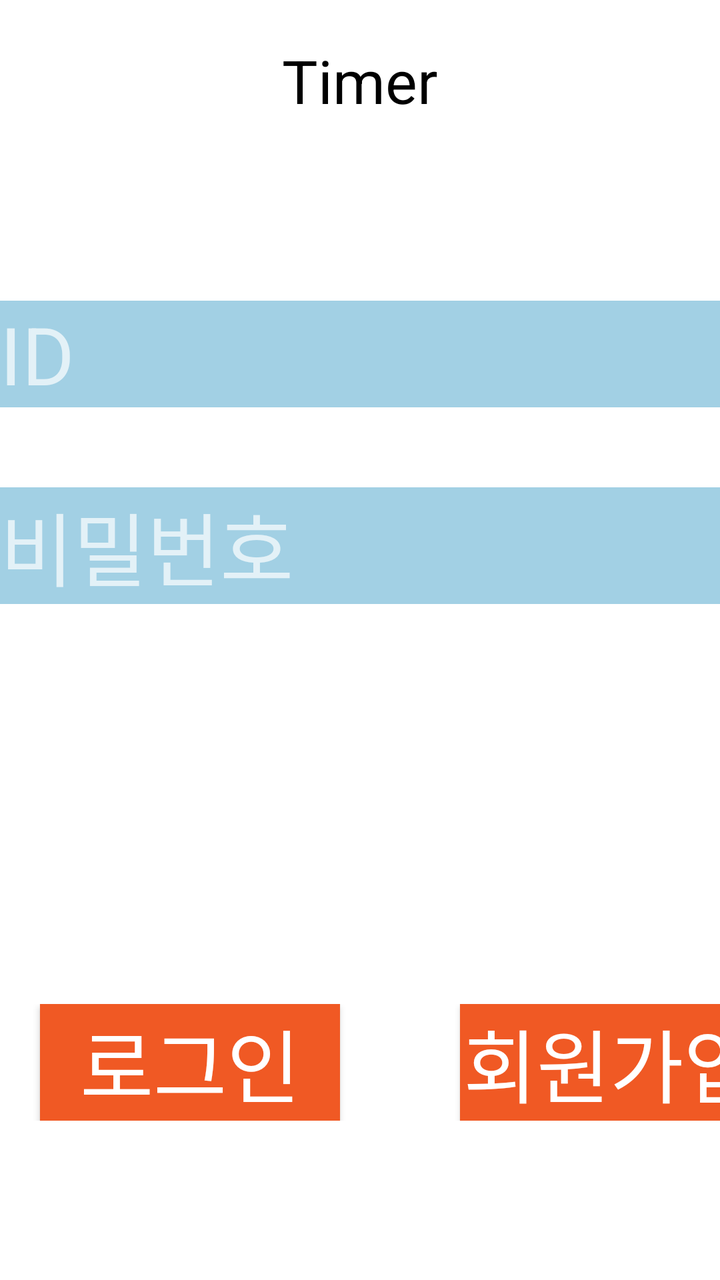
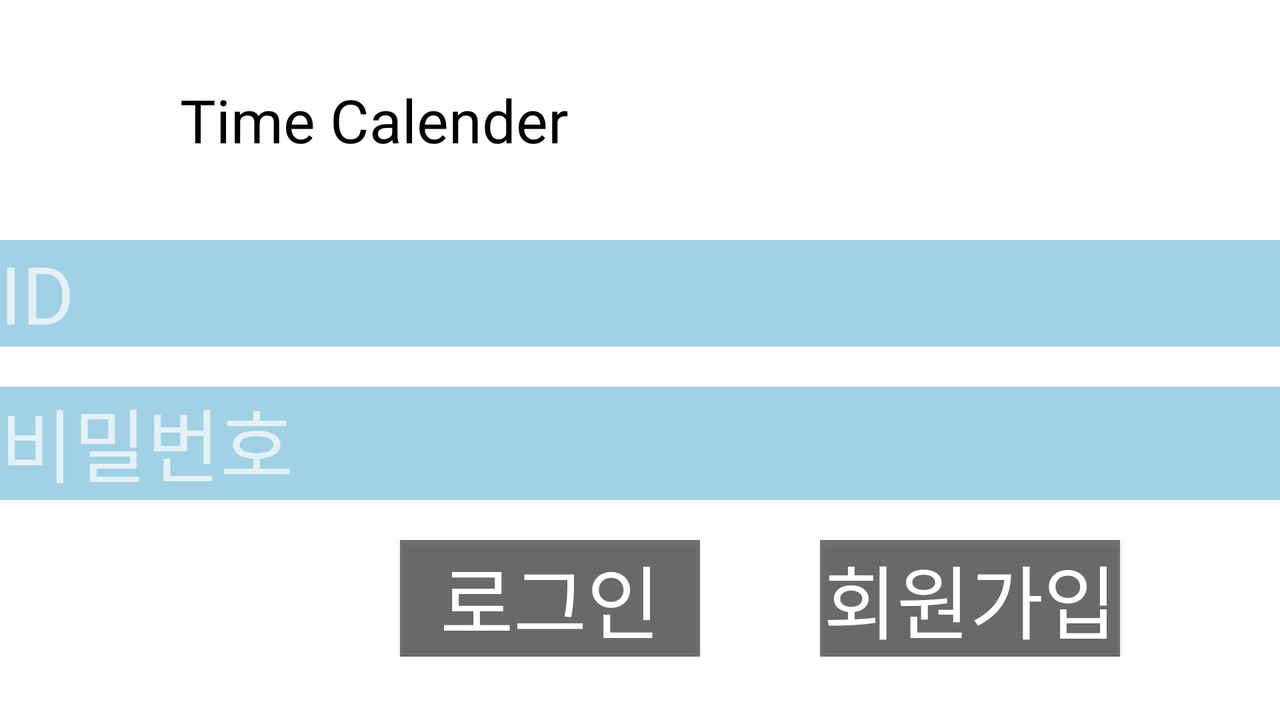

Compare how this app lays out the same screen by default and in its alternative resource folder. The renders come first, then the two layout files and the values they reference.
<!-- AndroidManifest.xml: application theme Theme.Android_Studio_Pr -->
<!-- res/layout/activity_main.xml -->
<?xml version="1.0" encoding="utf-8"?>
<LinearLayout xmlns:android="http://schemas.android.com/apk/res/android"
    xmlns:app="http://schemas.android.com/apk/res-auto"
    xmlns:tools="http://schemas.android.com/tools"
    android:layout_width="match_parent"
    android:layout_height="match_parent"
    tools:context=".MainActivity"
    android:orientation="vertical"
    android:background="@color/white">

    <LinearLayout
        android:layout_width="match_parent"
        android:layout_height="wrap_content"
        android:orientation="vertical">
        <TextView
            android:text="Timer"
            android:layout_width="wrap_content"
            android:layout_height="wrap_content"
            android:textSize="30sp"
            android:textColor="@color/black"
            android:layout_marginTop="20sp"
            android:layout_gravity="center"/>
        <ImageView
            android:layout_marginTop="20sp"
            android:id="@+id/profileImgView"
            android:layout_width="wrap_content"
            android:layout_height="wrap_content"
            android:src="@drawable/ic_launcher_foreground"
            android:layout_gravity="center"
            android:background="@color/black"/>


        <EditText
            android:id="@+id/idField"
            android:layout_width="match_parent"
            android:layout_height="wrap_content"
            android:layout_gravity="center"
            android:background="@color/UnSelected_Button"
            android:layout_marginTop="70sp"
            android:text=""
            android:hint="ID"
            android:textColor="@color/black"
            android:textSize="40sp" />

        <EditText
            android:id="@+id/pwField"
            android:text=""
            android:textSize="40sp"
            android:layout_width="match_parent"
            android:layout_height="wrap_content"
            android:layout_marginTop="40sp"
            android:background="@color/UnSelected_Button"
            android:hint="비밀번호"
            android:textColor="@color/black"
            android:layout_gravity="center"/>
        <LinearLayout
            android:layout_width="match_parent"
            android:layout_height="wrap_content"
            android:orientation="horizontal"
            android:layout_marginTop="200sp">
            <Button
                android:id="@+id/loginBtn"
                android:layout_marginStart="20sp"
                android:layout_width="150sp"
                android:layout_height="wrap_content"
                android:text="로그인"
                android:background="#f05924"
                android:textSize="40sp"
                />

            <Button
                android:id="@+id/registerBtn"
                android:layout_width="150sp"
                android:layout_height="wrap_content"
                android:layout_marginStart="60sp"
                android:background="#f05924"
                android:text="@string/register"
                android:textSize="40sp" />
        </LinearLayout>

    </LinearLayout>

</LinearLayout>
<!-- resources referenced by this layout -->
<resources>
  <color name="UnSelected_Button">#A2D0E4</color>
  <color name="black">#FF000000</color>
  <color name="white">#FFFFFFFF</color>
  <string name="register">회원가입</string>
  <style name="Theme.Android_Studio_Pr" parent="Theme.AppCompat" />
</resources>
<!-- res/layout-land/activity_main.xml (the repository's variant of the layout above) -->
<!-- drawn on the phone turned sideways -->
<?xml version="1.0" encoding="utf-8"?>
<LinearLayout xmlns:android="http://schemas.android.com/apk/res/android"
    xmlns:app="http://schemas.android.com/apk/res-auto"
    xmlns:tools="http://schemas.android.com/tools"
    android:layout_width="match_parent"
    android:layout_height="match_parent"
    tools:context=".MainActivity"
    android:orientation="vertical"
    android:background="@color/white">

    <LinearLayout
        android:layout_width="match_parent"
        android:layout_height="100sp"
        android:orientation="horizontal">
        <ImageView
            android:layout_marginTop="10sp"
            android:layout_marginStart="10sp"
            android:layout_width="60sp"
            android:layout_height="60sp"
            android:src="@drawable/timer"
            android:layout_gravity="center" />
        <TextView
            android:text="@string/app_name"
            android:layout_width="wrap_content"
            android:layout_height="wrap_content"
            android:textSize="30sp"
            android:textColor="@color/black"
            android:layout_marginTop="10sp"
            android:layout_marginStart="20sp"
            android:layout_gravity="center"/>
    </LinearLayout>

    <LinearLayout
        android:layout_width="match_parent"
        android:layout_height="150dp"
        android:orientation="vertical">
        <EditText
            android:id="@+id/idField"
            android:layout_width="match_parent"
            android:layout_height="wrap_content"
            android:layout_gravity="center"
            android:background="@color/UnSelected_Button"
            android:layout_marginTop="20sp"
            android:text=""
            android:hint="ID"
            android:textColor="@color/black"
            android:textSize="40sp" />

        <EditText
            android:id="@+id/pwField"
            android:text=""
            android:textSize="40sp"
            android:layout_width="match_parent"
            android:layout_height="wrap_content"
            android:layout_marginTop="20sp"
            android:background="@color/UnSelected_Button"
            android:hint="비밀번호"
            android:textColor="@color/black"
            android:layout_gravity="center"/>
    </LinearLayout>

        <LinearLayout
            android:layout_width="match_parent"
            android:layout_height="wrap_content"
            android:orientation="horizontal"
            android:layout_marginTop="20sp">
            <Button
                android:id="@+id/loginBtn"
                android:layout_marginStart="200sp"
                android:layout_width="150sp"
                android:layout_height="wrap_content"
                android:text="로그인"
                android:background="#88000000"
                android:textSize="40sp"
                />

            <Button
                android:id="@+id/registerBtn"
                android:layout_width="150sp"
                android:layout_height="wrap_content"
                android:layout_marginStart="60sp"
                android:background="#88000000"
                android:text="@string/register"
                android:textSize="40sp" />
    </LinearLayout>
</LinearLayout>
<!-- resources referenced by the variant -->
<!-- as the phone turned sideways resolves them -->
<resources>
  <color name="UnSelected_Button">#A2D0E4</color>
  <color name="black">#FF000000</color>
  <color name="white">#FFFFFFFF</color>
  <string name="app_name">Time Calender</string>
  <string name="register">회원가입</string>
  <style name="Theme.Android_Studio_Pr" parent="Theme.AppCompat" />
</resources>
